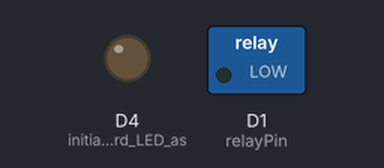
This sketch was run on a simulated ESP8266 (Wemos D1 mini). On the bench: switched loads named in the sketch (green lamp = pin HIGH), output pins drawn as LEDs (lit = HIGH). Pins used as bus, display or sensor lines are not drawn.

Above: at 0.1 s.
At 30.1 s:
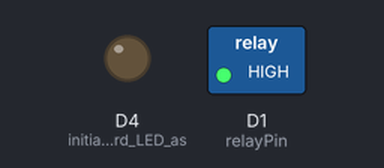
Timing chart, 0 to 31.6 s (numbered marks = the images above):
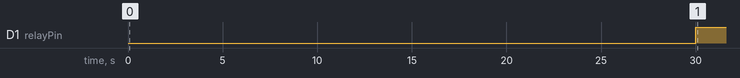

Measured:
- by itself, D1 (relayPin): LOW → HIGH at 30.0 s

The sketch:

garbage_disposal.ino
```cpp
// WEMOS D1 MINI

/*
 * Triggers the relay after a defined timeout
 */

const int relayPin = D1;
const int powerIndicatorPin = D2;
void setup() {
  pinMode(BUILTIN_LED, OUTPUT);  // initialize onboard LED as output
  pinMode(relayPin, OUTPUT);
  pinMode(powerIndicatorPin, OUTPUT);
  digitalWrite(BUILTIN_LED, LOW);  // the onboard LED is activated on LOW
  digitalWrite(powerIndicatorPin, HIGH); // let us know that it is on
}

bool done = false;

void loop() {
  if (!done){
    done = true;
    // wait 30 seconds
    delay(30000);
    digitalWrite(relayPin, HIGH);  // trigger the relay with voltage HIGH
    digitalWrite(powerIndicatorPin, LOW); // trigger that it is now safe
  }
}
```
